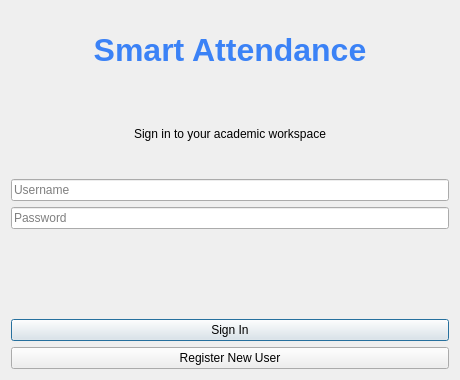
<?xml version="1.0" encoding="UTF-8"?>
<ui version="4.0">
 <class>LoginDialog</class>
 <widget class="QDialog" name="LoginDialog">
  <property name="windowTitle">
   <string>Secure Sign In</string>
  </property>
  <property name="minimumSize">
   <size>
    <width>460</width>
    <height>380</height>
   </size>
  </property>
  <layout class="QVBoxLayout" name="mainLayout">
   <item>
    <widget class="QLabel" name="title">
     <property name="text">
      <string>Smart Attendance</string>
     </property>
     <property name="alignment">
      <set>Qt::AlignCenter</set>
     </property>
     <property name="styleSheet">
      <string>font-size:24pt;font-weight:700;color:#3b82f6;</string>
     </property>
    </widget>
   </item>
   <item>
    <widget class="QLabel" name="subtitle">
     <property name="text">
      <string>Sign in to your academic workspace</string>
     </property>
     <property name="alignment">
      <set>Qt::AlignCenter</set>
     </property>
    </widget>
   </item>
   <item>
    <widget class="QLineEdit" name="usernameEdit">
     <property name="placeholderText">
      <string>Username</string>
     </property>
    </widget>
   </item>
   <item>
    <widget class="QLineEdit" name="passwordEdit">
     <property name="placeholderText">
      <string>Password</string>
     </property>
     <property name="echoMode">
      <enum>QLineEdit::Password</enum>
     </property>
    </widget>
   </item>
   <item>
    <widget class="QLabel" name="errorLabel">
     <property name="styleSheet">
      <string>color:#ef4444;</string>
     </property>
     <property name="alignment">
      <set>Qt::AlignCenter</set>
     </property>
    </widget>
   </item>
   <item>
    <widget class="QPushButton" name="loginButton">
     <property name="text">
      <string>Sign In</string>
     </property>
    </widget>
   </item>
   <item>
    <widget class="QPushButton" name="registerButton">
     <property name="text">
      <string>Register New User</string>
     </property>
    </widget>
   </item>
  </layout>
 </widget>
 <resources/>
 <connections/>
</ui>
